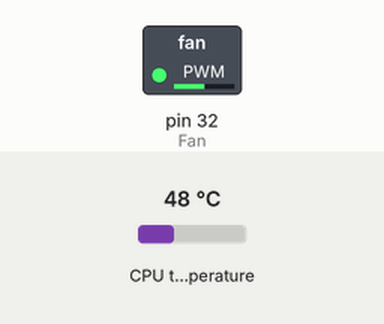
Simulated run of this program. Board: Raspberry Pi (header pin numbers). On the bench: switched loads named in the program (green lamp = pin HIGH). The test bench sets the inputs (shaded band); at power-on: CPU temperature 48 °C.

Above: at 1.2 s.
1.3 s: CPU temperature set to 31 °C
At 10.9 s:
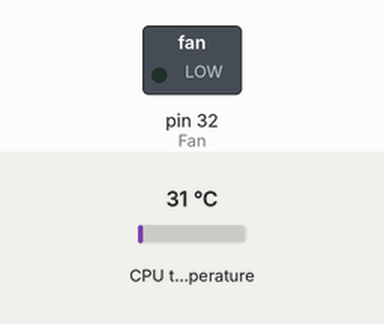
11.5 s: CPU temperature set to 39 °C
21.5 s: CPU temperature set to 42 °C
At 30.8 s:
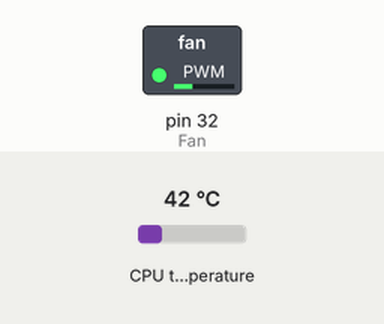
31.5 s: CPU temperature set to 58 °C
At 41.2 s:
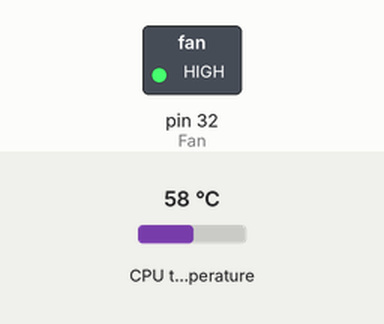
41.5 s: CPU temperature set to 54 °C
At 50.8 s:
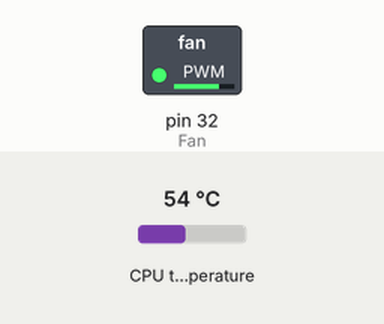
Timing chart, 0 to 52.3 s (numbered marks = the images above; inputs shaded):
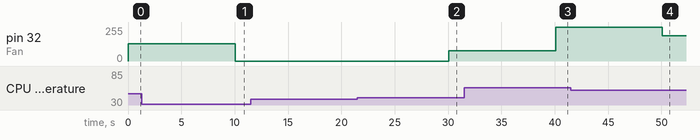

Measured:
- the behaviour switches between 40 and 41 °C on CPU temperature (found by bisection; images 1 and 2)
- after the input at 1.3 s, pin 32 (Fan): 128/255 → 0/255 after 8.7 s
- after the input at 11.5 s, every drawn part: stays the same
- after the input at 21.5 s, pin 32 (Fan): 0/255 → 77/255 after 8.6 s
- after the input at 31.5 s, pin 32 (Fan): 77/255 → 255/255 after 8.6 s
- after the input at 41.5 s, pin 32 (Fan): 255/255 → 191/255 after 8.6 s

The program:

fan_service.py
```python
import RPi.GPIO as GPIO
import time
import subprocess as sp


# initializing GPIO, setting mode to BOARD.
# Default pin of FAN Adapter is physical pin 32, GPIO12;
Fan = 32  #if you connect to pin txd physical pin 8, GPIO14，then set to :Fan = 8
GPIO.setmode(GPIO.BOARD)
GPIO.setup(Fan, GPIO.OUT)

p = GPIO.PWM(Fan, 50)
p.start(0)

try:
    while True:
        temp = sp.getoutput("vcgencmd measure_temp|egrep -o '[0-9]*\.[0-9]*'")
        # print(temp)
        cpu = float(temp)
        #print('CPU temperature is: %2.2f' % cpu)
        if float(temp) < 40.0:
            p.ChangeDutyCycle(0)
            # print('Fan is off as CPU temperature is %2.2f' % cpu)
            time.sleep(10)
        elif float(temp) > 40.0 and float(temp) < 45.0:
            p.ChangeDutyCycle(30)
            # print('Fan is on 30 as CPU temperature is %2.2f' % cpu)
            time.sleep(10)
        elif float(temp) > 45.0 and float(temp) < 50.0:
            p.ChangeDutyCycle(50)
            # print('Fan is on 50 as CPU temperature is %2.2f' % cpu)
            time.sleep(10)
        elif float(temp) > 50.0 and float(temp) < 55.0:
            p.ChangeDutyCycle(75)
            # print('Fan is on 75 as CPU temperature is %2.2f' % cpu)
            time.sleep(10)
        elif float(temp) > 55.0:
            p.ChangeDutyCycle(100)
            # print('Fan is on 100 as CPU temperature is %2.2f' % cpu)
            time.sleep(10)

except KeyboardInterrupt:
    pass
p.stop()
GPIO.cleanup()
```
